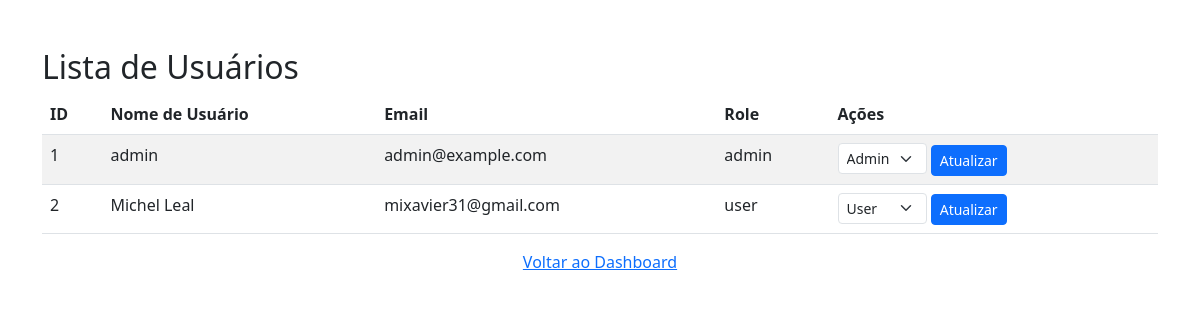
Page /users (signed in) on the earlier database version.
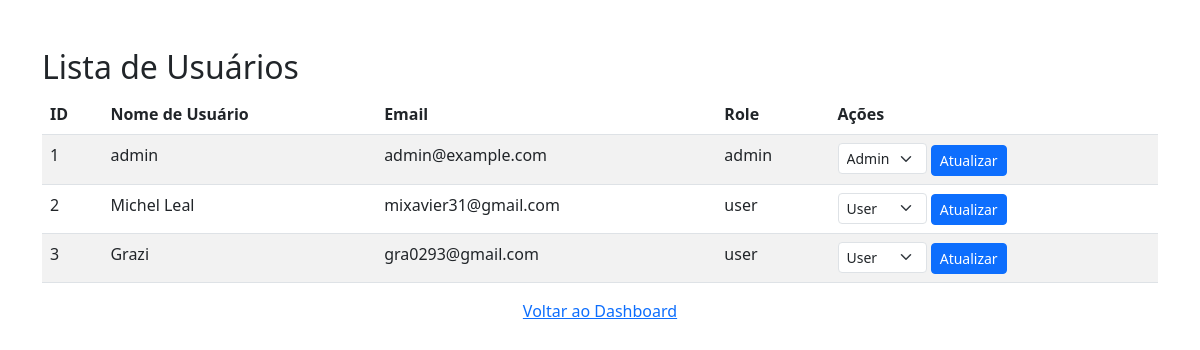
Same page on the later database version.
### app/models.py (models this page shows, shortened)
class User(UserMixin, db.Model):
    __tablename__ = 'user'
    id = db.Column(db.Integer, primary_key=True)
    name = db.Column(db.String(100), nullable=False)  # Nome completo do usuário
    usertitle = db.Column(db.String(80), unique=True, nullable=False, index=True)  # Nome de usuário
    email = db.Column(db.String(120), unique=True, nullable=False, index=True)
    password = db.Column(db.String(200), nullable=False)
    role = db.Column(db.String(50), nullable=False, default='user')  # Papel: admin, user, corretor, etc.
    user_type = db.Column(db.String(50), nullable=False, default='individual')  # Tipo: individual, empresa, etc.
    preferred_locations = db.Column(db.String(500), nullable=True)  # Locações preferidas pelo usuário
    phone = db.Column(db.String(20), nullable=True)  # Número de telefone
    profile_picture = db.Column(db.String(200), nullable=True)  # URL da foto de perfil
    created_at = db.Column(db.DateTime, default=datetime.utcnow)
    last_login = db.Column(db.DateTime, nullable=True)
    properties = db.relationship('Property', back_populates='owner', lazy='dynamic', cascade='all, delete-orphan')
    sent_proposals = db.relationship('Proposal', foreign_keys='Proposal.sender_id', back_populates='sender')
    received_proposals = db.relationship('Proposal', foreign_keys='Proposal.receiver_id', back_populates='receiver')
    activities = db.relationship('Activity', back_populates='user', lazy='dynamic')
    matches = db.relationship('Match', foreign_keys='Match.user_id', back_populates='user')
    received_matches = db.relationship('Match', foreign_keys='Match.matched_user_id', back_populates='matched_user')
    notifications = db.relationship('Notification', back_populates='user', lazy='dynamic')

### app/routes.py (the view)
@main.route('/users')
@login_required
def users():
    if current_user.role != ADMIN_ROLE:
        flash('Acesso negado.', 'danger')
        return redirect(url_for('main.dashboard'))
    users_list = User.query.all()
    return render_template('users.html', users=users_list)

### app/templates/users.html (shortened to what this page needs)
<!DOCTYPE html>
<html lang="pt-BR">
<head>
    <link href="https://cdn.jsdelivr.net/npm/bootstrap@5.3.0-alpha1/dist/css/bootstrap.min.css" rel="stylesheet">
</head>
<body>
    <div class="container mt-5">
        <h2>Lista de Usuários</h2>
        <table class="table table-striped">
            <thead>
                <tr>
                    <th>ID</th>
                    <th>Nome de Usuário</th>
                    <th>Email</th>
                    <th>Role</th>
                    <th>Ações</th>
                </tr>
            </thead>
            <tbody>
                {% for user in users %}
                <tr>
                    <td>{{ user.id }}</td>
                    <td>{{ user.usertitle }}</td>
                    <td>{{ user.email }}</td>
                    <td>{{ user.role }}</td>
                    <td>
                        <form method="POST" action="{{ url_for('main.change_role', user_id=user.id) }}" style="display:inline;">
                            <select name="role" class="form-select form-select-sm d-inline" style="width: auto;">
                                <option value="admin" {% if user.role == 'admin' %}selected{% endif %}>Admin</option>
                                <option value="user" {% if user.role == 'user' %}selected{% endif %}>User</option>
                            </select>
                            <button type="submit" class="btn btn-sm btn-primary">Atualizar</button>
                        </form>
                    </td>
                </tr>
                {% endfor %}
            </tbody>
        </table>
        <p class="mt-3 text-center">
            <a href="{{ url_for('main.dashboard') }}">Voltar ao Dashboard</a>
        </p>
    </div>
</body>
</html>

Differences in the rows shown:
added User: id "3", usertitle "Grazi", email "gra0293@gmail.com", role "user", role "User"
